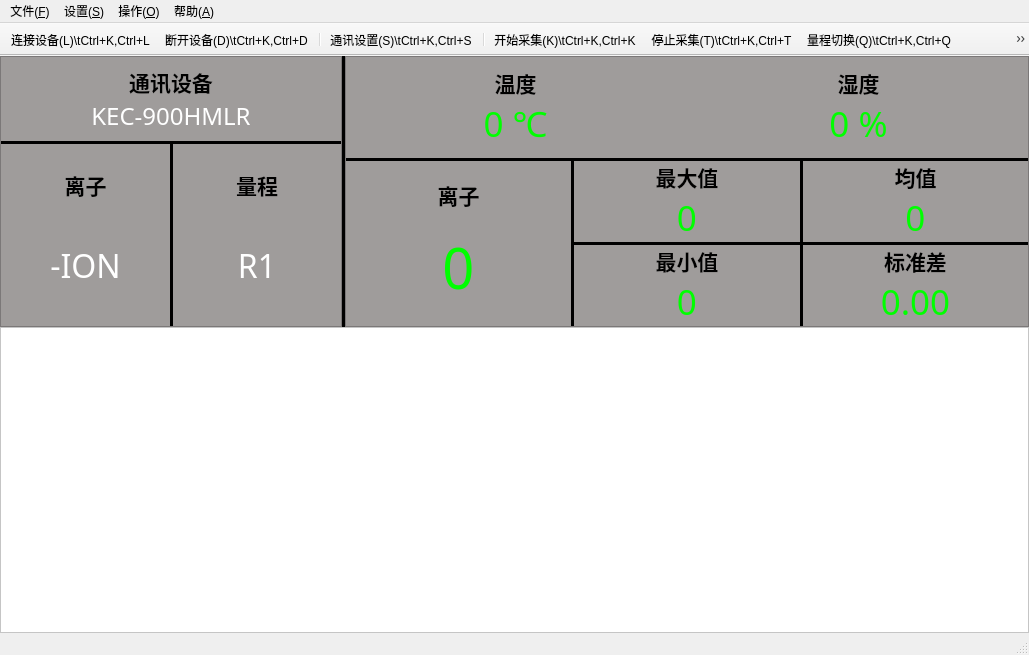
<?xml version="1.0" encoding="UTF-8"?>
<ui version="4.0">
 <class>MainWindow</class>
 <widget class="QMainWindow" name="MainWindow">
  <property name="geometry">
   <rect>
    <x>0</x>
    <y>0</y>
    <width>1029</width>
    <height>655</height>
   </rect>
  </property>
  <property name="windowTitle">
   <string>MainWindow</string>
  </property>
  <widget class="QWidget" name="centralWidget">
   <layout class="QVBoxLayout" name="verticalLayout_7" stretch="1,2">
    <property name="spacing">
     <number>0</number>
    </property>
    <property name="leftMargin">
     <number>0</number>
    </property>
    <property name="topMargin">
     <number>0</number>
    </property>
    <property name="rightMargin">
     <number>0</number>
    </property>
    <property name="bottomMargin">
     <number>0</number>
    </property>
    <item>
     <layout class="QHBoxLayout" name="horizontalLayout_2" stretch="1,0,2">
      <property name="spacing">
       <number>0</number>
      </property>
      <item>
       <widget class="QFrame" name="Appframe">
        <property name="sizePolicy">
         <sizepolicy hsizetype="Preferred" vsizetype="Preferred">
          <horstretch>0</horstretch>
          <verstretch>0</verstretch>
         </sizepolicy>
        </property>
        <property name="minimumSize">
         <size>
          <width>200</width>
          <height>0</height>
         </size>
        </property>
        <property name="autoFillBackground">
         <bool>false</bool>
        </property>
        <property name="styleSheet">
         <string notr="true">QFrame
{
	background-color: rgb(159, 156, 155);
}</string>
        </property>
        <property name="frameShape">
         <enum>QFrame::StyledPanel</enum>
        </property>
        <property name="frameShadow">
         <enum>QFrame::Raised</enum>
        </property>
        <layout class="QVBoxLayout" name="verticalLayout_4" stretch="1,0,2">
         <property name="spacing">
          <number>0</number>
         </property>
         <property name="leftMargin">
          <number>0</number>
         </property>
         <property name="topMargin">
          <number>0</number>
         </property>
         <property name="rightMargin">
          <number>0</number>
         </property>
         <property name="bottomMargin">
          <number>0</number>
         </property>
         <item>
          <layout class="QVBoxLayout" name="verticalLayout_3" stretch="0,0">
           <property name="spacing">
            <number>4</number>
           </property>
           <property name="topMargin">
            <number>10</number>
           </property>
           <property name="bottomMargin">
            <number>10</number>
           </property>
           <item>
            <widget class="QLabel" name="AppText">
             <property name="minimumSize">
              <size>
               <width>0</width>
               <height>30</height>
              </size>
             </property>
             <property name="maximumSize">
              <size>
               <width>16777215</width>
               <height>30</height>
              </size>
             </property>
             <property name="font">
              <font>
               <family>微软雅黑</family>
               <pointsize>16</pointsize>
               <weight>75</weight>
               <bold>true</bold>
              </font>
             </property>
             <property name="text">
              <string>通讯设备</string>
             </property>
             <property name="alignment">
              <set>Qt::AlignCenter</set>
             </property>
            </widget>
           </item>
           <item>
            <widget class="QLabel" name="AppName">
             <property name="sizePolicy">
              <sizepolicy hsizetype="Preferred" vsizetype="Preferred">
               <horstretch>0</horstretch>
               <verstretch>0</verstretch>
              </sizepolicy>
             </property>
             <property name="minimumSize">
              <size>
               <width>0</width>
               <height>30</height>
              </size>
             </property>
             <property name="maximumSize">
              <size>
               <width>16777215</width>
               <height>30</height>
              </size>
             </property>
             <property name="font">
              <font>
               <family>黑体</family>
               <pointsize>18</pointsize>
               <weight>50</weight>
               <bold>false</bold>
              </font>
             </property>
             <property name="styleSheet">
              <string notr="true">color: rgb(255, 255, 255);</string>
             </property>
             <property name="text">
              <string>KEC-900HMLR</string>
             </property>
             <property name="alignment">
              <set>Qt::AlignCenter</set>
             </property>
            </widget>
           </item>
          </layout>
         </item>
         <item>
          <widget class="Line" name="Hline">
           <property name="palette">
            <palette>
             <active>
              <colorrole role="Button">
               <brush brushstyle="SolidPattern">
                <color alpha="255">
                 <red>0</red>
                 <green>0</green>
                 <blue>0</blue>
                </color>
               </brush>
              </colorrole>
              <colorrole role="Base">
               <brush brushstyle="SolidPattern">
                <color alpha="255">
                 <red>0</red>
                 <green>0</green>
                 <blue>0</blue>
                </color>
               </brush>
              </colorrole>
              <colorrole role="Window">
               <brush brushstyle="SolidPattern">
                <color alpha="255">
                 <red>0</red>
                 <green>0</green>
                 <blue>0</blue>
                </color>
               </brush>
              </colorrole>
             </active>
             <inactive>
              <colorrole role="Button">
               <brush brushstyle="SolidPattern">
                <color alpha="255">
                 <red>0</red>
                 <green>0</green>
                 <blue>0</blue>
                </color>
               </brush>
              </colorrole>
              <colorrole role="Base">
               <brush brushstyle="SolidPattern">
                <color alpha="255">
                 <red>0</red>
                 <green>0</green>
                 <blue>0</blue>
                </color>
               </brush>
              </colorrole>
              <colorrole role="Window">
               <brush brushstyle="SolidPattern">
                <color alpha="255">
                 <red>0</red>
                 <green>0</green>
                 <blue>0</blue>
                </color>
               </brush>
              </colorrole>
             </inactive>
             <disabled>
              <colorrole role="Button">
               <brush brushstyle="SolidPattern">
                <color alpha="255">
                 <red>0</red>
                 <green>0</green>
                 <blue>0</blue>
                </color>
               </brush>
              </colorrole>
              <colorrole role="Base">
               <brush brushstyle="SolidPattern">
                <color alpha="255">
                 <red>0</red>
                 <green>0</green>
                 <blue>0</blue>
                </color>
               </brush>
              </colorrole>
              <colorrole role="Window">
               <brush brushstyle="SolidPattern">
                <color alpha="255">
                 <red>0</red>
                 <green>0</green>
                 <blue>0</blue>
                </color>
               </brush>
              </colorrole>
             </disabled>
            </palette>
           </property>
           <property name="styleSheet">
            <string notr="true">background-color: rgb(0, 0, 0);</string>
           </property>
           <property name="orientation">
            <enum>Qt::Horizontal</enum>
           </property>
          </widget>
         </item>
         <item>
          <layout class="QHBoxLayout" name="horizontalLayout" stretch="0,0,0">
           <property name="spacing">
            <number>0</number>
           </property>
           <item>
            <layout class="QVBoxLayout" name="verticalLayout" stretch="0,0">
             <property name="spacing">
              <number>0</number>
             </property>
             <property name="bottomMargin">
              <number>20</number>
             </property>
             <item>
              <widget class="QLabel" name="Ion_Text">
               <property name="font">
                <font>
                 <family>微软雅黑</family>
                 <pointsize>16</pointsize>
                 <weight>75</weight>
                 <bold>true</bold>
                </font>
               </property>
               <property name="text">
                <string>离子</string>
               </property>
               <property name="alignment">
                <set>Qt::AlignCenter</set>
               </property>
              </widget>
             </item>
             <item>
              <widget class="QLabel" name="Ion_Value">
               <property name="font">
                <font>
                 <family>黑体</family>
                 <pointsize>24</pointsize>
                 <weight>50</weight>
                 <bold>false</bold>
                </font>
               </property>
               <property name="styleSheet">
                <string notr="true">color: rgb(255, 255, 255);</string>
               </property>
               <property name="text">
                <string>-ION</string>
               </property>
               <property name="alignment">
                <set>Qt::AlignCenter</set>
               </property>
              </widget>
             </item>
            </layout>
           </item>
           <item>
            <widget class="Line" name="Vline">
             <property name="palette">
              <palette>
               <active>
                <colorrole role="Button">
                 <brush brushstyle="SolidPattern">
                  <color alpha="255">
                   <red>0</red>
                   <green>0</green>
                   <blue>0</blue>
                  </color>
                 </brush>
                </colorrole>
                <colorrole role="Base">
                 <brush brushstyle="SolidPattern">
                  <color alpha="255">
                   <red>0</red>
                   <green>0</green>
                   <blue>0</blue>
                  </color>
                 </brush>
                </colorrole>
                <colorrole role="Window">
                 <brush brushstyle="SolidPattern">
                  <color alpha="255">
                   <red>0</red>
                   <green>0</green>
                   <blue>0</blue>
                  </color>
                 </brush>
                </colorrole>
               </active>
               <inactive>
                <colorrole role="Button">
                 <brush brushstyle="SolidPattern">
                  <color alpha="255">
                   <red>0</red>
                   <green>0</green>
                   <blue>0</blue>
                  </color>
                 </brush>
                </colorrole>
                <colorrole role="Base">
                 <brush brushstyle="SolidPattern">
                  <color alpha="255">
                   <red>0</red>
                   <green>0</green>
                   <blue>0</blue>
                  </color>
                 </brush>
                </colorrole>
                <colorrole role="Window">
                 <brush brushstyle="SolidPattern">
                  <color alpha="255">
                   <red>0</red>
                   <green>0</green>
                   <blue>0</blue>
                  </color>
                 </brush>
                </colorrole>
               </inactive>
               <disabled>
                <colorrole role="Button">
                 <brush brushstyle="SolidPattern">
                  <color alpha="255">
                   <red>0</red>
                   <green>0</green>
                   <blue>0</blue>
                  </color>
                 </brush>
                </colorrole>
                <colorrole role="Base">
                 <brush brushstyle="SolidPattern">
                  <color alpha="255">
                   <red>0</red>
                   <green>0</green>
                   <blue>0</blue>
                  </color>
                 </brush>
                </colorrole>
                <colorrole role="Window">
                 <brush brushstyle="SolidPattern">
                  <color alpha="255">
                   <red>0</red>
                   <green>0</green>
                   <blue>0</blue>
                  </color>
                 </brush>
                </colorrole>
               </disabled>
              </palette>
             </property>
             <property name="styleSheet">
              <string notr="true">background-color: rgb(0, 0, 0);</string>
             </property>
             <property name="orientation">
              <enum>Qt::Vertical</enum>
             </property>
            </widget>
           </item>
           <item>
            <layout class="QVBoxLayout" name="verticalLayout_2" stretch="0,0">
             <property name="spacing">
              <number>0</number>
             </property>
             <property name="bottomMargin">
              <number>20</number>
             </property>
             <item>
              <widget class="QLabel" name="RangeText">
               <property name="font">
                <font>
                 <family>微软雅黑</family>
                 <pointsize>16</pointsize>
                 <weight>75</weight>
                 <bold>true</bold>
                </font>
               </property>
               <property name="text">
                <string>量程</string>
               </property>
               <property name="alignment">
                <set>Qt::AlignCenter</set>
               </property>
              </widget>
             </item>
             <item>
              <widget class="QLabel" name="RangeValue">
               <property name="font">
                <font>
                 <family>黑体</family>
                 <pointsize>24</pointsize>
                 <weight>50</weight>
                 <bold>false</bold>
                </font>
               </property>
               <property name="styleSheet">
                <string notr="true">color: rgb(255, 255, 255);</string>
               </property>
               <property name="text">
                <string>R1</string>
               </property>
               <property name="alignment">
                <set>Qt::AlignCenter</set>
               </property>
              </widget>
             </item>
            </layout>
           </item>
          </layout>
         </item>
        </layout>
       </widget>
      </item>
      <item>
       <widget class="Line" name="Hline1">
        <property name="styleSheet">
         <string notr="true">background-color: rgb(0, 0, 0);</string>
        </property>
        <property name="orientation">
         <enum>Qt::Vertical</enum>
        </property>
       </widget>
      </item>
      <item>
       <widget class="QFrame" name="Valueframe">
        <property name="sizePolicy">
         <sizepolicy hsizetype="Preferred" vsizetype="Preferred">
          <horstretch>0</horstretch>
          <verstretch>0</verstretch>
         </sizepolicy>
        </property>
        <property name="styleSheet">
         <string notr="true">QFrame
{
	background-color: rgb(159, 156, 155);
}</string>
        </property>
        <property name="frameShape">
         <enum>QFrame::StyledPanel</enum>
        </property>
        <property name="frameShadow">
         <enum>QFrame::Raised</enum>
        </property>
        <layout class="QVBoxLayout" name="verticalLayout_6" stretch="1,0,2">
         <property name="spacing">
          <number>0</number>
         </property>
         <property name="leftMargin">
          <number>0</number>
         </property>
         <property name="topMargin">
          <number>0</number>
         </property>
         <property name="rightMargin">
          <number>0</number>
         </property>
         <property name="bottomMargin">
          <number>0</number>
         </property>
         <item>
          <layout class="QHBoxLayout" name="horizontalLayout_3">
           <property name="spacing">
            <number>4</number>
           </property>
           <property name="topMargin">
            <number>10</number>
           </property>
           <property name="bottomMargin">
            <number>10</number>
           </property>
           <item>
            <layout class="QVBoxLayout" name="verticalLayout_12">
             <property name="spacing">
              <number>0</number>
             </property>
             <property name="topMargin">
              <number>0</number>
             </property>
             <property name="bottomMargin">
              <number>0</number>
             </property>
             <item>
              <widget class="QLabel" name="TempText">
               <property name="font">
                <font>
                 <family>微软雅黑</family>
                 <pointsize>16</pointsize>
                 <weight>75</weight>
                 <bold>true</bold>
                </font>
               </property>
               <property name="text">
                <string>温度</string>
               </property>
               <property name="alignment">
                <set>Qt::AlignCenter</set>
               </property>
              </widget>
             </item>
             <item>
              <widget class="QLabel" name="TempValue">
               <property name="font">
                <font>
                 <family>黑体</family>
                 <pointsize>26</pointsize>
                 <weight>50</weight>
                 <bold>false</bold>
                </font>
               </property>
               <property name="styleSheet">
                <string notr="true">color: rgb(0, 255, 0);</string>
               </property>
               <property name="text">
                <string>0 ℃</string>
               </property>
               <property name="alignment">
                <set>Qt::AlignCenter</set>
               </property>
              </widget>
             </item>
            </layout>
           </item>
           <item>
            <layout class="QVBoxLayout" name="verticalLayout_14">
             <property name="spacing">
              <number>0</number>
             </property>
             <property name="topMargin">
              <number>0</number>
             </property>
             <property name="bottomMargin">
              <number>0</number>
             </property>
             <item>
              <widget class="QLabel" name="HumiText">
               <property name="font">
                <font>
                 <family>微软雅黑</family>
                 <pointsize>16</pointsize>
                 <weight>75</weight>
                 <bold>true</bold>
                </font>
               </property>
               <property name="text">
                <string>湿度</string>
               </property>
               <property name="alignment">
                <set>Qt::AlignCenter</set>
               </property>
              </widget>
             </item>
             <item>
              <widget class="QLabel" name="HumiValue">
               <property name="font">
                <font>
                 <family>黑体</family>
                 <pointsize>26</pointsize>
                 <weight>50</weight>
                 <bold>false</bold>
                </font>
               </property>
               <property name="styleSheet">
                <string notr="true">color: rgb(0, 255, 0);</string>
               </property>
               <property name="text">
                <string>0 %</string>
               </property>
               <property name="alignment">
                <set>Qt::AlignCenter</set>
               </property>
              </widget>
             </item>
            </layout>
           </item>
          </layout>
         </item>
         <item>
          <widget class="Line" name="line_5">
           <property name="styleSheet">
            <string notr="true">background-color: rgb(0, 0, 0);</string>
           </property>
           <property name="orientation">
            <enum>Qt::Horizontal</enum>
           </property>
          </widget>
         </item>
         <item>
          <layout class="QHBoxLayout" name="horizontalLayout_4">
           <property name="spacing">
            <number>0</number>
           </property>
           <item>
            <layout class="QVBoxLayout" name="verticalLayout_15">
             <property name="spacing">
              <number>0</number>
             </property>
             <property name="bottomMargin">
              <number>20</number>
             </property>
             <item>
              <widget class="QLabel" name="IonText">
               <property name="font">
                <font>
                 <family>微软雅黑</family>
                 <pointsize>16</pointsize>
                 <weight>75</weight>
                 <bold>true</bold>
                </font>
               </property>
               <property name="text">
                <string>离子</string>
               </property>
               <property name="alignment">
                <set>Qt::AlignCenter</set>
               </property>
              </widget>
             </item>
             <item>
              <widget class="QLabel" name="IonValue">
               <property name="font">
                <font>
                 <family>黑体</family>
                 <pointsize>42</pointsize>
                 <weight>50</weight>
                 <bold>false</bold>
                </font>
               </property>
               <property name="styleSheet">
                <string notr="true">color: rgb(0, 255, 0);</string>
               </property>
               <property name="text">
                <string>0</string>
               </property>
               <property name="alignment">
                <set>Qt::AlignCenter</set>
               </property>
              </widget>
             </item>
            </layout>
           </item>
           <item>
            <widget class="Line" name="line_6">
             <property name="styleSheet">
              <string notr="true">background-color: rgb(0, 0, 0);</string>
             </property>
             <property name="orientation">
              <enum>Qt::Vertical</enum>
             </property>
            </widget>
           </item>
           <item>
            <layout class="QVBoxLayout" name="verticalLayout_21">
             <property name="spacing">
              <number>0</number>
             </property>
             <item>
              <layout class="QVBoxLayout" name="verticalLayout_19">
               <property name="spacing">
                <number>0</number>
               </property>
               <item>
                <widget class="QLabel" name="MaxText">
                 <property name="font">
                  <font>
                   <family>微软雅黑</family>
                   <pointsize>16</pointsize>
                   <weight>75</weight>
                   <bold>true</bold>
                  </font>
                 </property>
                 <property name="text">
                  <string>最大值</string>
                 </property>
                 <property name="alignment">
                  <set>Qt::AlignCenter</set>
                 </property>
                </widget>
               </item>
               <item>
                <widget class="QLabel" name="MaxValue">
                 <property name="font">
                  <font>
                   <family>黑体</family>
                   <pointsize>26</pointsize>
                   <weight>50</weight>
                   <bold>false</bold>
                  </font>
                 </property>
                 <property name="styleSheet">
                  <string notr="true">color: rgb(0, 255, 0);</string>
                 </property>
                 <property name="text">
                  <string>0</string>
                 </property>
                 <property name="alignment">
                  <set>Qt::AlignCenter</set>
                 </property>
                </widget>
               </item>
              </layout>
             </item>
             <item>
              <widget class="Line" name="line_9">
               <property name="styleSheet">
                <string notr="true">background-color: rgb(0, 0, 0);</string>
               </property>
               <property name="orientation">
                <enum>Qt::Horizontal</enum>
               </property>
              </widget>
             </item>
             <item>
              <layout class="QVBoxLayout" name="verticalLayout_18">
               <property name="spacing">
                <number>0</number>
               </property>
               <item>
                <widget class="QLabel" name="MinText">
                 <property name="font">
                  <font>
                   <family>微软雅黑</family>
                   <pointsize>16</pointsize>
                   <weight>75</weight>
                   <bold>true</bold>
                  </font>
                 </property>
                 <property name="text">
                  <string>最小值</string>
                 </property>
                 <property name="alignment">
                  <set>Qt::AlignCenter</set>
                 </property>
                </widget>
               </item>
               <item>
                <widget class="QLabel" name="MinValue">
                 <property name="font">
                  <font>
                   <family>黑体</family>
                   <pointsize>26</pointsize>
                   <weight>50</weight>
                   <bold>false</bold>
                  </font>
                 </property>
                 <property name="styleSheet">
                  <string notr="true">color: rgb(0, 255, 0);</string>
                 </property>
                 <property name="text">
                  <string>0</string>
                 </property>
                 <property name="alignment">
                  <set>Qt::AlignCenter</set>
                 </property>
                </widget>
               </item>
              </layout>
             </item>
            </layout>
           </item>
           <item>
            <widget class="Line" name="line_7">
             <property name="styleSheet">
              <string notr="true">background-color: rgb(0, 0, 0);</string>
             </property>
             <property name="orientation">
              <enum>Qt::Vertical</enum>
             </property>
            </widget>
           </item>
           <item>
            <layout class="QVBoxLayout" name="verticalLayout_20">
             <property name="spacing">
              <number>0</number>
             </property>
             <item>
              <layout class="QVBoxLayout" name="verticalLayout_16">
               <property name="spacing">
                <number>0</number>
               </property>
               <item>
                <widget class="QLabel" name="AvgText">
                 <property name="font">
                  <font>
                   <family>微软雅黑</family>
                   <pointsize>16</pointsize>
                   <weight>75</weight>
                   <bold>true</bold>
                  </font>
                 </property>
                 <property name="text">
                  <string>均值</string>
                 </property>
                 <property name="alignment">
                  <set>Qt::AlignCenter</set>
                 </property>
                </widget>
               </item>
               <item>
                <widget class="QLabel" name="AvgValue">
                 <property name="font">
                  <font>
                   <family>黑体</family>
                   <pointsize>26</pointsize>
                   <weight>50</weight>
                   <bold>false</bold>
                  </font>
                 </property>
                 <property name="styleSheet">
                  <string notr="true">color: rgb(0, 255, 0);</string>
                 </property>
                 <property name="text">
                  <string>0</string>
                 </property>
                 <property name="alignment">
                  <set>Qt::AlignCenter</set>
                 </property>
                </widget>
               </item>
              </layout>
             </item>
             <item>
              <widget class="Line" name="line_8">
               <property name="styleSheet">
                <string notr="true">background-color: rgb(0, 0, 0);</string>
               </property>
               <property name="orientation">
                <enum>Qt::Horizontal</enum>
               </property>
              </widget>
             </item>
             <item>
              <layout class="QVBoxLayout" name="verticalLayout_17">
               <property name="spacing">
                <number>0</number>
               </property>
               <item>
                <widget class="QLabel" name="StdText">
                 <property name="font">
                  <font>
                   <family>微软雅黑</family>
                   <pointsize>16</pointsize>
                   <weight>75</weight>
                   <bold>true</bold>
                  </font>
                 </property>
                 <property name="text">
                  <string>标准差</string>
                 </property>
                 <property name="alignment">
                  <set>Qt::AlignCenter</set>
                 </property>
                </widget>
               </item>
               <item>
                <widget class="QLabel" name="StdValue">
                 <property name="font">
                  <font>
                   <family>黑体</family>
                   <pointsize>26</pointsize>
                   <weight>50</weight>
                   <bold>false</bold>
                  </font>
                 </property>
                 <property name="styleSheet">
                  <string notr="true">color: rgb(0, 255, 0);</string>
                 </property>
                 <property name="text">
                  <string>0.00</string>
                 </property>
                 <property name="alignment">
                  <set>Qt::AlignCenter</set>
                 </property>
                </widget>
               </item>
              </layout>
             </item>
            </layout>
           </item>
          </layout>
         </item>
        </layout>
       </widget>
      </item>
     </layout>
    </item>
    <item>
     <widget class="QFrame" name="frame">
      <property name="sizePolicy">
       <sizepolicy hsizetype="Preferred" vsizetype="Preferred">
        <horstretch>0</horstretch>
        <verstretch>1</verstretch>
       </sizepolicy>
      </property>
      <property name="styleSheet">
       <string notr="true">background-color: rgb(255, 255, 255);</string>
      </property>
      <property name="frameShape">
       <enum>QFrame::StyledPanel</enum>
      </property>
      <property name="frameShadow">
       <enum>QFrame::Raised</enum>
      </property>
     </widget>
    </item>
   </layout>
  </widget>
  <widget class="QMenuBar" name="menuBar">
   <property name="geometry">
    <rect>
     <x>0</x>
     <y>0</y>
     <width>1029</width>
     <height>23</height>
    </rect>
   </property>
   <property name="defaultUp">
    <bool>false</bool>
   </property>
   <widget class="QMenu" name="menu_F">
    <property name="title">
     <string>文件(&amp;F)</string>
    </property>
    <addaction name="action_Connect"/>
    <addaction name="action_Off"/>
   </widget>
   <widget class="QMenu" name="menu_S">
    <property name="title">
     <string>设置(&amp;S)</string>
    </property>
    <addaction name="action_SetParam"/>
   </widget>
   <widget class="QMenu" name="menu_P">
    <property name="title">
     <string>操作(&amp;O)</string>
    </property>
    <addaction name="action_Start"/>
    <addaction name="action_Stop"/>
    <addaction name="separator"/>
    <addaction name="action_Switch"/>
    <addaction name="action_Zero"/>
   </widget>
   <widget class="QMenu" name="menu_A">
    <property name="title">
     <string>帮助(&amp;A)</string>
    </property>
    <addaction name="action_Help"/>
   </widget>
   <addaction name="menu_F"/>
   <addaction name="menu_S"/>
   <addaction name="menu_P"/>
   <addaction name="menu_A"/>
  </widget>
  <widget class="QToolBar" name="mainToolBar">
   <property name="movable">
    <bool>false</bool>
   </property>
   <attribute name="toolBarArea">
    <enum>TopToolBarArea</enum>
   </attribute>
   <attribute name="toolBarBreak">
    <bool>false</bool>
   </attribute>
   <addaction name="action_Connect"/>
   <addaction name="action_Off"/>
   <addaction name="separator"/>
   <addaction name="action_SetParam"/>
   <addaction name="separator"/>
   <addaction name="action_Start"/>
   <addaction name="action_Stop"/>
   <addaction name="action_Switch"/>
   <addaction name="action_Zero"/>
   <addaction name="separator"/>
   <addaction name="action_Help"/>
  </widget>
  <widget class="QStatusBar" name="statusBar"/>
  <action name="action_Connect">
   <property name="icon">
    <iconset resource="resource.qrc">
     <normaloff>:/new/image/res/on.png</normaloff>:/new/image/res/on.png</iconset>
   </property>
   <property name="text">
    <string>连接设备(&amp;L)\tCtrl+K,Ctrl+L</string>
   </property>
   <property name="iconText">
    <string>连接设备(L)\tCtrl+K,Ctrl+L</string>
   </property>
   <property name="toolTip">
    <string>连接设备</string>
   </property>
   <property name="statusTip">
    <string>连接设备</string>
   </property>
   <property name="shortcut">
    <string>Ctrl+K, Ctrl+L</string>
   </property>
  </action>
  <action name="action_Off">
   <property name="icon">
    <iconset resource="resource.qrc">
     <normaloff>:/new/image/res/off.png</normaloff>:/new/image/res/off.png</iconset>
   </property>
   <property name="text">
    <string>断开设备(&amp;D)\tCtrl+K,Ctrl+D</string>
   </property>
   <property name="toolTip">
    <string>断开设备</string>
   </property>
   <property name="statusTip">
    <string>断开设备</string>
   </property>
   <property name="shortcut">
    <string>Ctrl+K, Ctrl+D</string>
   </property>
  </action>
  <action name="action_SetParam">
   <property name="icon">
    <iconset resource="resource.qrc">
     <normaloff>:/new/image/res/setparam.png</normaloff>:/new/image/res/setparam.png</iconset>
   </property>
   <property name="text">
    <string>通讯设置(&amp;S)\tCtrl+K,Ctrl+S</string>
   </property>
   <property name="toolTip">
    <string>通讯设置</string>
   </property>
   <property name="statusTip">
    <string>通讯设置</string>
   </property>
   <property name="shortcut">
    <string>Ctrl+K, Ctrl+S</string>
   </property>
  </action>
  <action name="action_Start">
   <property name="icon">
    <iconset resource="resource.qrc">
     <normaloff>:/new/image/res/start.png</normaloff>:/new/image/res/start.png</iconset>
   </property>
   <property name="text">
    <string>开始采集(&amp;K)\tCtrl+K,Ctrl+K</string>
   </property>
   <property name="toolTip">
    <string>开始采集</string>
   </property>
   <property name="statusTip">
    <string>开始采集</string>
   </property>
   <property name="shortcut">
    <string>Ctrl+K, Ctrl+K</string>
   </property>
  </action>
  <action name="action_Stop">
   <property name="icon">
    <iconset resource="resource.qrc">
     <normaloff>:/new/image/res/stop.png</normaloff>:/new/image/res/stop.png</iconset>
   </property>
   <property name="text">
    <string>停止采集(&amp;T)\tCtrl+K,Ctrl+T</string>
   </property>
   <property name="toolTip">
    <string>停止采集</string>
   </property>
   <property name="statusTip">
    <string>停止采集</string>
   </property>
   <property name="shortcut">
    <string>Ctrl+K, Ctrl+T</string>
   </property>
  </action>
  <action name="action_Switch">
   <property name="icon">
    <iconset resource="resource.qrc">
     <normaloff>:/new/image/res/switch.png</normaloff>:/new/image/res/switch.png</iconset>
   </property>
   <property name="text">
    <string>量程切换(&amp;Q)\tCtrl+K,Ctrl+Q</string>
   </property>
   <property name="toolTip">
    <string>量程切换</string>
   </property>
   <property name="statusTip">
    <string>量程切换</string>
   </property>
   <property name="shortcut">
    <string>Ctrl+K, Ctrl+Q</string>
   </property>
  </action>
  <action name="action_Zero">
   <property name="icon">
    <iconset resource="resource.qrc">
     <normaloff>:/new/image/res/zero.png</normaloff>:/new/image/res/zero.png</iconset>
   </property>
   <property name="text">
    <string>归零(&amp;Z)\tCtrl+K,Ctrl+Z</string>
   </property>
   <property name="toolTip">
    <string>归零</string>
   </property>
   <property name="statusTip">
    <string>归零</string>
   </property>
   <property name="shortcut">
    <string>Ctrl+K, Ctrl+Z</string>
   </property>
  </action>
  <action name="action_Help">
   <property name="icon">
    <iconset resource="resource.qrc">
     <normaloff>:/new/image/res/help.png</normaloff>:/new/image/res/help.png</iconset>
   </property>
   <property name="text">
    <string>关于(&amp;A)\tCtrl+K,Ctrl+A</string>
   </property>
   <property name="toolTip">
    <string>关于</string>
   </property>
   <property name="statusTip">
    <string>关于</string>
   </property>
   <property name="shortcut">
    <string>Ctrl+K, Ctrl+A</string>
   </property>
  </action>
 </widget>
 <layoutdefault spacing="6" margin="11"/>
 <resources>
  <include location="resource.qrc"/>
 </resources>
 <connections/>
</ui>
